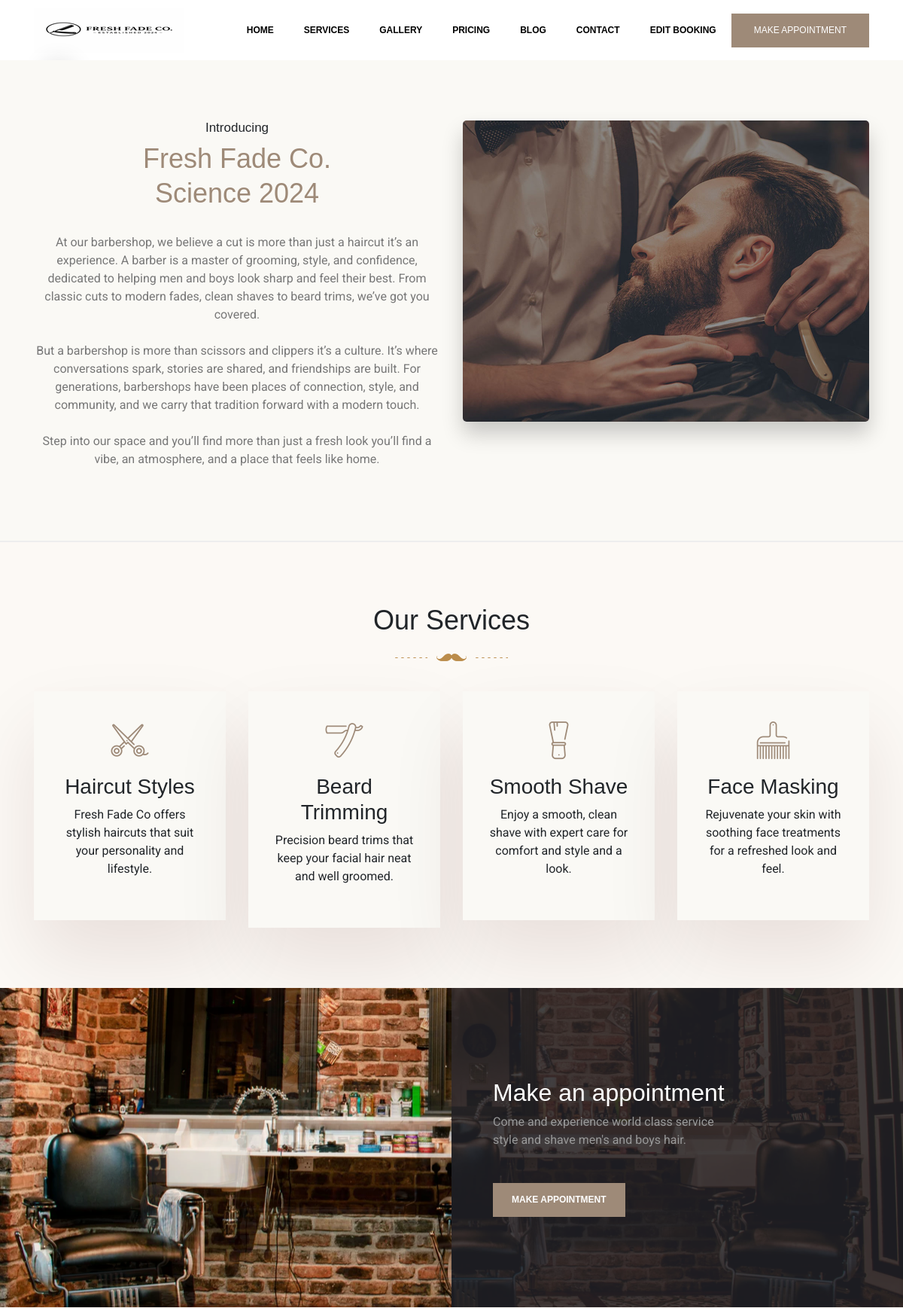
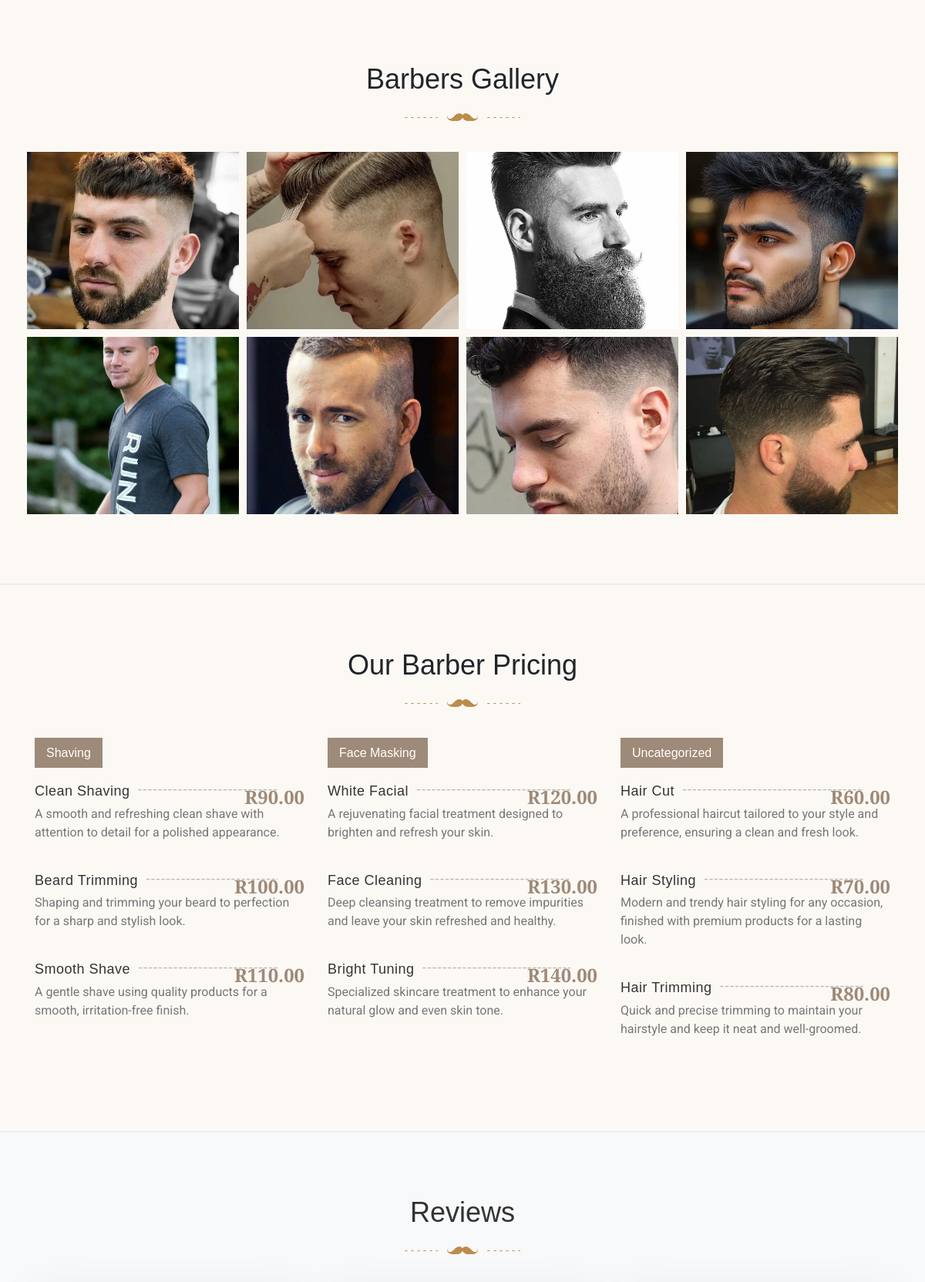
The page / (upper part) on the database its author committed (2 pictures, top to bottom).
### tables this page shows
CREATE TABLE `service_categories` (
  `category_id` int(2) NOT NULL,
  `category_name` varchar(50) NOT NULL
);

CREATE TABLE `services` (
  `service_id` int(5) NOT NULL,
  `service_name` varchar(50) NOT NULL,
  `service_description` varchar(255) NOT NULL,
  `service_price` decimal(6,2) NOT NULL,
  `service_duration` int(5) NOT NULL,
  `category_id` int(2) NOT NULL
);

### index.php (the view, shortened to what this page needs)
<?php
    include "connect.php";
    include "Includes/templates/header.php";
    include "Includes/templates/navbar.php";
?>
    <section id="about" class="about_section">
        <div class="container">
            <div class="row">
                <div class="col-md-6">
                    <div class="about_content" style="text-align: center;">
                        <h3>Introducing</h3>
                        <h2>Fresh Fade Co. <br>Science 2024</h2>
                       <p style="color: #777">
                            At our barbershop, we believe a cut is more than just a haircut it’s an experience.
                            A barber is a master of grooming, style, and confidence, dedicated to helping men and boys
                            look sharp and feel their best. From classic cuts to modern fades, clean shaves to beard trims, we’ve got you covered. <br><br>
                            But a barbershop is more than scissors and clippers it’s a culture. It’s where conversations spark,
                            stories are shared, and friendships are built. For generations, barbershops have been places of connection,
                            style, and community, and we carry that tradition forward with a modern touch. <br><br>
                            Step into our space and you’ll find more than just a fresh look you’ll find a vibe, an atmosphere,
                            and a place that feels like home.
                        </p>
                    </div>
                </div>
                <div class="col-md-6  d-none d-md-block">
                    <div class="about_img">
                        <img class="about_img_single" src="Design/images/barbershop_image_1.jpg" alt="Barbershop">
                    </div>
                </div>
            </div>
        </div>
    </section>
   <section class="services_section" id="services">
    <div class="container">
        <div class="section_heading">
            <h2>Our Services</h2>
            <div class="heading-line"></div>
        </div>
        <div class="row">
            <div class="col-lg-3 col-md-6 padd_col_res">
                <div class="service_box">
                    <i class="bs bs-scissors-1"></i>
                    <h3>Haircut Styles</h3>
                    <p>Fresh Fade Co offers stylish haircuts that suit your personality and lifestyle.</p>
                </div>
            </div>
            <div class="col-lg-3 col-md-6 padd_col_res">
                <div class="service_box">
                    <i class="bs bs-razor-2"></i>
                    <h3>Beard Trimming</h3>
                    <p>Precision beard trims that keep your facial hair neat and well groomed.</p>
                </div>
            </div>
            <div class="col-lg-3 col-md-6 padd_col_res">
                <div class="service_box">
                    <i class="bs bs-brush"></i>
                    <h3>Smooth Shave</h3>
                    <p>Enjoy a smooth, clean shave with expert care for comfort and style and a look.</p>
                </div>
            </div>
            <div class="col-lg-3 col-md-6 padd_col_res">
                <div class="service_box">
                    <i class="bs bs-hairbrush-1"></i>
                    <h3>Face Masking</h3>
                    <p>Rejuvenate your skin with soothing face treatments for a refreshed look and feel.</p>
                </div>
            </div>
        </div>
    </div>
</section>
    <section class="book_section" id="booking">
        <div class="book_bg "></div>
        <div class="map_pattern"></div>
        <div class="container">
            <div class="row">
                <div class="col-md-6 offset-md-6">
                    <form action="appointment.php" method="post" id="appointment_form" class="form-horizontal appointment_form">
                        <div class="book_content">
                            <h2 style="color: white;">Make an appointment</h2>
                            <p style="color: #999;">
                                Come and experience world class service <br>style and shave men's and boys hair.
                            </p>
                        </div>
                        <button id="app_submit" class="default_btn" type="submit">
                            Make Appointment
                        </button>
                    </form>
                </div>
            </div>
        </div>
    </section>
    <section class="gallery-section" id="gallery">
        <div class="section_heading">
            <h2>Barbers Gallery</h2>
            <div class="heading-line"></div>
        </div>
        <div class="container">
            <div class="row">
                <div class="col-lg-3 col-md-6 gallery-column">
                    <div style="height: 230px">
                        <div class="gallery-img" style="background-image: url('Design/images/1.webp');">    </div>
                    </div>
                </div>
                <div class="col-lg-3 col-md-6 gallery-column">
                    <div style="height: 230px">
                        <div class="gallery-img" style="background-image: url('Design/images/2.webp');"></div>
                    </div>
                </div>
                <div class="col-lg-3 col-md-6 gallery-column">
                    <div style="height: 230px">
                        <div class="gallery-img" style="background-image: url('Design/images/3.webp');"></div>
                    </div>
                </div>
                <div class="col-lg-3 col-md-6 gallery-column">
                    <div style="height: 230px">
                        <div class="gallery-img" style="background-image: url('Design/images/4.webp');"></div>
                    </div>
                </div>
                <div class="col-lg-3 col-md-6 gallery-column">
                    <div style="height: 230px">
                        <div class="gallery-img" style="background-image: url('Design/images/5.webp');"></div>
                    </div>
                </div>
                <div class="col-lg-3 col-md-6 gallery-column">
                    <div style="height: 230px">
                        <div class="gallery-img" style="background-image: url('Design/images/6.webp');"></div>
                    </div>
                </div>
                <div class="col-lg-3 col-md-6 gallery-column">
                    <div style="height: 230px">
                        <div class="gallery-img" style="background-image: url('Design/images/7.webp');"></div>
                    </div>
                </div>
                <div class="col-lg-3 col-md-6 gallery-column">
                    <div style="height: 230px">
                        <div class="gallery-img" style="background-image: url('Design/images/8.webp');"></div>
                    </div>
                </div>
            </div>
        </div>
    </section>
    <section class="pricing_section" id="pricing">
            <?php
                $stmt = $con->prepare("Select * from service_categories");
                $stmt->execute();
                $categories = $stmt->fetchAll();
            ?>
        <div class="container">
            <div class="section_heading">
                <h2>Our Barber Pricing</h2>
                <div class="heading-line"></div>
            </div>
            <div class="row">
                <?php
                    foreach($categories as $category)
                    {
                        $stmt = $con->prepare("Select * from services where category_id = ?");
                        $stmt->execute(array($category['category_id']));
                        $totalServices =  $stmt->rowCount();
                        $services = $stmt->fetchAll();
                        if($totalServices > 0)
                        {
                        ?>
                            <div class="col-lg-4 col-md-6 sm-padding">
                                <div class="price_wrap">
                                    <h3><?php echo $category['category_name'] ?></h3>
                                    <ul class="price_list">
                                        <?php
                                            foreach($services as $service)
                                            {
                                                ?>
                                                    <li>
                                                        <h4><?php echo $service['service_name'] ?></h4>
                                                        <p><?php echo $service['service_description'] ?></p>
                                                        <span class="price">R<?php echo $service['service_price'] ?></span>
                                                    </li>
                                                <?php
                                            }
                                        ?>
                                    </ul>
                                </div>
                            </div>
                        <?php
                        }
                    }
                ?>
            </div>
        </div>
    </section>
<section id="reviews" class="testimonial_section">
	<div class="container">
		<div class="section_heading">
			<h2>Reviews</h2>
			<div class="heading-line"></div>
		</div>
	</div>
</section>
    <?php include "Includes/templates/footer.php"; ?>

### rows shown on the page
service_categories: category_name "Shaving"
services: service_name "Clean Shaving", service_description "A smooth and refreshing clean shave with attention to detail for a polished appearance.", service_price "90.00"
services: service_name "Beard Trimming", service_description "Shaping and trimming your beard to perfection for a sharp and stylish look.", service_price "100.00"
services: service_name "Smooth Shave", service_description "A gentle shave using quality products for a smooth, irritation-free finish.", service_price "110.00"
service_categories: category_name "Face Masking"
services: service_name "White Facial", service_description "A rejuvenating facial treatment designed to brighten and refresh your skin.", service_price "120.00"
services: service_name "Face Cleaning", service_description "Deep cleansing treatment to remove impurities and leave your skin refreshed and healthy.", service_price "130.00"
services: service_name "Bright Tuning", service_description "Specialized skincare treatment to enhance your natural glow and even skin tone.", service_price "140.00"
service_categories: category_name "Uncategorized"
services: service_name "Hair Cut", service_description "A professional haircut tailored to your style and preference, ensuring a clean and fresh look.", service_price "60.00"
services: service_name "Hair Styling", service_description "Modern and trendy hair styling for any occasion, finished with premium products for a lasting look.", service_price "70.00"
services: service_name "Hair Trimming", service_description "Quick and precise trimming to maintain your hairstyle and keep it neat and well-groomed.", service_price "80.00"
